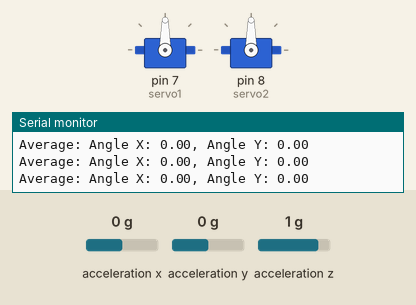
This sketch was run on a simulated Arduino Uno, built with avr-gcc and run on an emulated ATmega328P. Shown: 2 × servo, the last lines printed to the serial monitor. The inputs (shaded band) are chosen by the test bench; at power-on: acceleration x 0 g, acceleration y 0 g, acceleration z 1 g.

Above: at 1.2 s.
1.3 s: acceleration x set to -1.4 g
At 2.0 s:
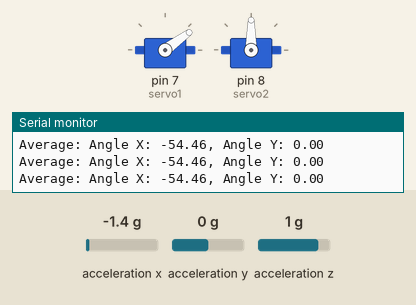
3.0 s: acceleration y set to 0.8 g
At 3.7 s:
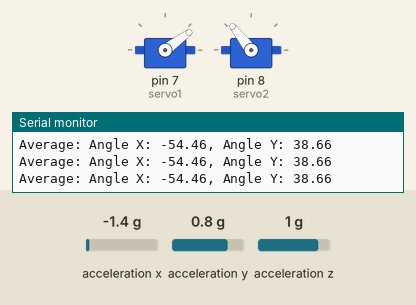
4.7 s: acceleration z set to -1.4 g
At 6.1 s:
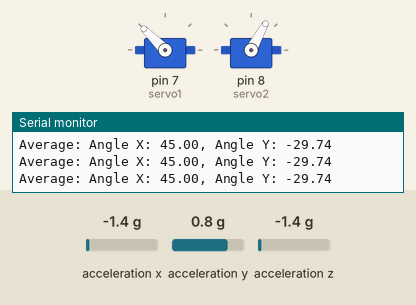
6.4 s: acceleration y set to 0 g
At 7.5 s:
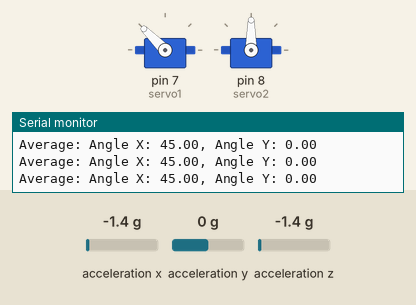
8.1 s: acceleration x set to 0.8 g
At 8.7 s:
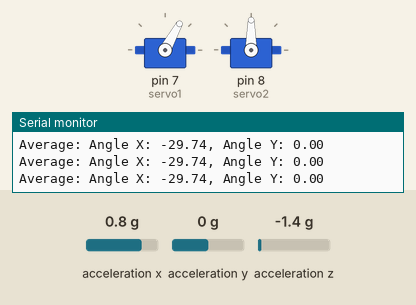
9.7 s: acceleration z set to 0 g
At 10.3 s:
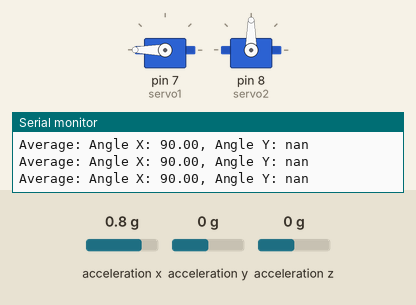
Timing chart, 0 to 12.4 s (numbered marks = the images above; inputs shaded):
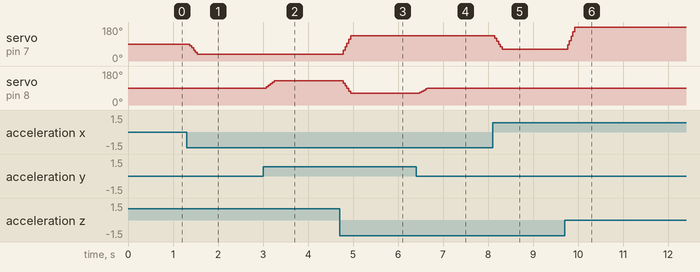

Measured:
- after the input at 1.3 s, servo on pin 7 (servo1): 90° → 36° after 0.07 s
- after the input at 3.0 s, servo on pin 8 (servo2): 90° → 128° after 0.08 s
- after the input at 4.7 s, servo on pin 7 (servo1): 36° → 135° after 0.08 s; servo on pin 8 (servo2): 128° → 61° after 0.08 s
- after the input at 6.4 s, servo on pin 8 (servo2): 61° → 90° after 0.08 s
- after the input at 8.1 s, servo on pin 7 (servo1): 135° → 61° after 0.05 s
- after the input at 9.7 s, servo on pin 7 (servo1): 61° → 180° after 0.07 s

The sketch:

AccelerometerTesting.ino
```cpp
#include <Wire.h>
#include <Adafruit_Sensor.h>
#include <Adafruit_ADXL345_U.h>
#include <Math.h>

#include "I2Cdev.h"
#include "MPU6050.h"

#include <Servo.h>

Servo servo1;
Servo servo2;

// To store both angle values in one variable. Includes a simple print function for debugging.
struct Angles {
  double x;
  double y;

  Angles() {};

  Angles(double _x, double _y) {
    x = _x;
    y = _y;
  }

  void print() {
    Serial.print("Angle X: ");
    Serial.print(x);
    Serial.print(", Angle Y: ");
    Serial.println(y);
  }
};


#define LENGTH 5

Angles average[LENGTH];
int averageLength = 0;

Adafruit_ADXL345_Unified accel = Adafruit_ADXL345_Unified();

void setup(void) {
  Serial.begin(9600);
  //  Wire.begin();'

  servo1.attach(7);
  servo2.attach(8);

  if (!accel.begin()) {
    Serial.println("No ADXL345 sensor detected.");
    while (1)
      ;
  }
}

void loop(void) {
  sensors_event_t event;
  accel.getEvent(&event);
  Angles accAngles = getAnglesFromAcc(event.acceleration.x, event.acceleration.y, event.acceleration.z);

  fillAverage(average, averageLength, accAngles);
  if (averageLength < LENGTH) {
    averageLength ++;
  }

  Angles averageAngle = getAverage(average, averageLength);

  servo1.write(map(averageAngle.x, -90, 90, 0, 180));
  servo2.write(map(averageAngle.y, -90, 90, 0, 180));

  // delay(300);
}

// Get the anlges from acceleration.
Angles getAnglesFromAcc(double accX, double accY, double accZ) {

  double angleX = atan(accX / accZ) * 180 / PI;
  double angleY = atan(accY / accZ) * 180 / PI;

  return Angles(angleX, angleY);
}

// Get the average angle from the array of values.
Angles getAverage(Angles average[], int length) {
  float x = 0;
  float y = 0;

  for (int i = 0; i < length; i++) {
    x += average[i].x;
    y += average[i].y;
    // Serial.print("[" + String(i) + "]");
    // average[i]->print();
  }

  Angles angle(x / length, y / length);
  // Serial.print("[A]");
  // angle.print();
  return angle;
}

// Shift the array one step to the left.
void shiftAverage(Angles average[], int length) {
  // Move second element to pos 1, move third element to pos 2, move fourth element to pos 3, etc.
  for (int i = 1; i < length; i++) {
    average[i - 1].x = average[i].x;
    average[i - 1].y = average[i].y;
  }
}

// Fill the average array. If the array is not full it adds the next item to the end of the array.
// Otherwise, it shifts the array and adds it to the end. see `shiftAverage`
void fillAverage(Angles *average, int length,  Angles angle) {

  if (length < LENGTH) {
    average[length].x = angle.x;
    average[length].y = angle.y;
    Serial.print("Next angle: ");
    angle.print();
    Serial.print("Average: ");
    getAverage(average, length + 1).print();
    return;
  }


  shiftAverage(average, LENGTH);

  average[LENGTH - 1] = angle;

  Serial.print("Average: ");
  getAverage(average, LENGTH).print();
}
```
